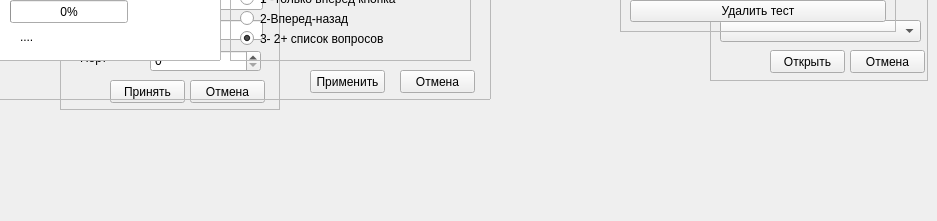
      <widget class="QWidget" name="tab_2">
       <property name="styleSheet">
        <string notr="true"/>
       </property>
       <attribute name="title">
        <string> Текст</string>
       </attribute>
       <widget class="QFrame" name="frame_9">
        <property name="geometry">
         <rect>
          <x>60</x>
          <y>-80</y>
          <width>220</width>
          <height>190</height>
         </rect>
        </property>
        <property name="minimumSize">
         <size>
          <width>220</width>
          <height>190</height>
         </size>
        </property>
        <property name="maximumSize">
         <size>
          <width>220</width>
          <height>190</height>
         </size>
        </property>
        <property name="frameShape">
         <enum>QFrame::StyledPanel</enum>
        </property>
        <property name="frameShadow">
         <enum>QFrame::Raised</enum>
        </property>
        <widget class="QLineEdit" name="lineEdit">
         <property name="geometry">
          <rect>
           <x>90</x>
           <y>10</y>
           <width>113</width>
           <height>20</height>
          </rect>
         </property>
         <property name="text">
          <string>localhost</string>
         </property>
        </widget>
        <widget class="QLineEdit" name="lineEdit_2">
         <property name="geometry">
          <rect>
           <x>90</x>
           <y>40</y>
           <width>113</width>
           <height>20</height>
          </rect>
         </property>
         <property name="text">
          <string>root</string>
         </property>
        </widget>
        <widget class="QLineEdit" name="lineEdit_3">
         <property name="geometry">
          <rect>
           <x>90</x>
           <y>70</y>
           <width>113</width>
           <height>20</height>
          </rect>
         </property>
         <property name="text">
          <string>pass</string>
         </property>
         <property name="echoMode">
          <enum>QLineEdit::Password</enum>
         </property>
        </widget>
        <widget class="QLineEdit" name="lineEdit_4">
         <property name="geometry">
          <rect>
           <x>90</x>
           <y>100</y>
           <width>113</width>
           <height>20</height>
          </rect>
         </property>
         <property name="text">
          <string>test</string>
         </property>
        </widget>
        <widget class="QLabel" name="label">
         <property name="geometry">
          <rect>
           <x>20</x>
           <y>10</y>
           <width>71</width>
           <height>16</height>
          </rect>
         </property>
         <property name="text">
          <string>Хост</string>
         </property>
        </widget>
        <widget class="QLabel" name="label_3">
         <property name="geometry">
          <rect>
           <x>20</x>
           <y>40</y>
           <width>71</width>
           <height>16</height>
          </rect>
         </property>
         <property name="text">
          <string>Логин</string>
         </property>
        </widget>
        <widget class="QLabel" name="label_4">
         <property name="geometry">
          <rect>
           <x>20</x>
           <y>70</y>
           <width>71</width>
           <height>16</height>
          </rect>
         </property>
         <property name="text">
          <string>Пароль</string>
         </property>
        </widget>
        <widget class="QLabel" name="label_5">
         <property name="geometry">
          <rect>
           <x>20</x>
           <y>100</y>
           <width>71</width>
           <height>16</height>
          </rect>
         </property>
         <property name="text">
          <string>База</string>
         </property>
        </widget>
        <widget class="QSpinBox" name="spinBox">
         <property name="geometry">
          <rect>
           <x>90</x>
           <y>130</y>
           <width>111</width>
           <height>22</height>
          </rect>
         </property>
         <property name="maximum">
          <number>9999999</number>
         </property>
        </widget>
        <widget class="QLabel" name="label_6">
         <property name="geometry">
          <rect>
           <x>20</x>
           <y>130</y>
           <width>41</width>
           <height>16</height>
          </rect>
         </property>
         <property name="text">
          <string>Порт</string>
         </property>
        </widget>
        <widget class="QPushButton" name="pushButton_10">
         <property name="geometry">
          <rect>
           <x>50</x>
           <y>160</y>
           <width>75</width>
           <height>23</height>
          </rect>
         </property>
         <property name="text">
          <string>Принять</string>
         </property>
        </widget>
        <widget class="QPushButton" name="pushButton_35">
         <property name="geometry">
          <rect>
           <x>130</x>
           <y>160</y>
           <width>75</width>
           <height>23</height>
          </rect>
         </property>
         <property name="text">
          <string>Отмена</string>
         </property>
        </widget>
       </widget>
       <widget class="QFrame" name="frame_6">
        <property name="geometry">
         <rect>
          <x>710</x>
          <y>-10</y>
          <width>218</width>
          <height>91</height>
         </rect>
        </property>
        <property name="minimumSize">
         <size>
          <width>218</width>
          <height>91</height>
         </size>
        </property>
        <property name="maximumSize">
         <size>
          <width>203</width>
          <height>91</height>
         </size>
        </property>
        <property name="frameShape">
         <enum>QFrame::StyledPanel</enum>
        </property>
        <property name="frameShadow">
         <enum>QFrame::Raised</enum>
        </property>
        <widget class="QComboBox" name="comboBox">
         <property name="geometry">
          <rect>
           <x>10</x>
           <y>30</y>
           <width>201</width>
           <height>22</height>
          </rect>
         </property>
        </widget>
        <widget class="QLabel" name="label_7">
         <property name="geometry">
          <rect>
           <x>10</x>
           <y>10</y>
           <width>201</width>
           <height>16</height>
          </rect>
         </property>
         <property name="text">
          <string>Выбрать тест</string>
         </property>
        </widget>
        <widget class="QPushButton" name="pushButton_7">
         <property name="geometry">
          <rect>
           <x>60</x>
           <y>60</y>
           <width>75</width>
           <height>23</height>
          </rect>
         </property>
         <property name="text">
          <string>Открыть</string>
         </property>
        </widget>
        <widget class="QPushButton" name="pushButton_22">
         <property name="geometry">
          <rect>
           <x>140</x>
           <y>60</y>
           <width>75</width>
           <height>23</height>
          </rect>
         </property>
         <property name="text">
          <string>Отмена</string>
         </property>
        </widget>
       </widget>
       <widget class="QComboBox" name="comboBox_2">
        <property name="geometry">
         <rect>
          <x>20</x>
          <y>10</y>
          <width>69</width>
          <height>22</height>
         </rect>
        </property>
       </widget>
       <widget class="QFrame" name="frame_ts">
        <property name="geometry">
         <rect>
          <x>-60</x>
          <y>-90</y>
          <width>551</width>
          <height>190</height>
         </rect>
        </property>
        <property name="minimumSize">
         <size>
          <width>551</width>
          <height>190</height>
         </size>
        </property>
        <property name="maximumSize">
         <size>
          <width>900</width>
          <height>171</height>
         </size>
        </property>
        <property name="frameShape">
         <enum>QFrame::StyledPanel</enum>
        </property>
        <property name="frameShadow">
         <enum>QFrame::Raised</enum>
        </property>
        <widget class="QLineEdit" name="lineEdit_5">
         <property name="geometry">
          <rect>
           <x>10</x>
           <y>30</y>
           <width>181</width>
           <height>20</height>
          </rect>
         </property>
        </widget>
        <widget class="QTextEdit" name="textEdit">
         <property name="geometry">
          <rect>
           <x>10</x>
           <y>70</y>
           <width>271</width>
           <height>81</height>
          </rect>
         </property>
        </widget>
        <widget class="QPushButton" name="pushButton_23">
         <property name="geometry">
          <rect>
           <x>370</x>
           <y>160</y>
           <width>75</width>
           <height>23</height>
          </rect>
         </property>
         <property name="text">
          <string>Применить</string>
         </property>
        </widget>
        <widget class="QPushButton" name="pushButton_24">
         <property name="geometry">
          <rect>
           <x>460</x>
           <y>160</y>
           <width>75</width>
           <height>23</height>
          </rect>
         </property>
         <property name="text">
          <string>Отмена</string>
         </property>
        </widget>
        <widget class="QLabel" name="label_8">
         <property name="geometry">
          <rect>
           <x>10</x>
           <y>11</y>
           <width>81</width>
           <height>16</height>
          </rect>
         </property>
         <property name="text">
          <string>Имя теста</string>
         </property>
        </widget>
        <widget class="QLabel" name="label_9">
         <property name="geometry">
          <rect>
           <x>10</x>
           <y>50</y>
           <width>121</width>
           <height>16</height>
          </rect>
         </property>
         <property name="text">
          <string>Описание теста</string>
         </property>
        </widget>
        <widget class="QFrame" name="frame_14">
         <property name="geometry">
          <rect>
           <x>290</x>
           <y>10</y>
           <width>241</width>
           <height>141</height>
          </rect>
         </property>
         <property name="frameShape">
          <enum>QFrame::StyledPanel</enum>
         </property>
         <property name="frameShadow">
          <enum>QFrame::Raised</enum>
         </property>
         <widget class="QCheckBox" name="checkBox_2">
          <property name="geometry">
           <rect>
            <x>10</x>
            <y>10</y>
            <width>201</width>
            <height>17</height>
           </rect>
          </property>
          <property name="text">
           <string>Перемешивать вопросы</string>
          </property>
         </widget>
         <widget class="QCheckBox" name="checkBox_3">
          <property name="geometry">
           <rect>
            <x>10</x>
            <y>30</y>
            <width>211</width>
            <height>17</height>
           </rect>
          </property>
          <property name="text">
           <string>Перемешивать ответы</string>
          </property>
         </widget>
         <widget class="QRadioButton" name="radioButton">
          <property name="geometry">
           <rect>
            <x>10</x>
            <y>70</y>
            <width>191</width>
            <height>17</height>
           </rect>
          </property>
          <property name="text">
           <string>1 -Только вперед кнопка</string>
          </property>
          <property name="checked">
           <bool>false</bool>
          </property>
         </widget>
         <widget class="QRadioButton" name="radioButton_2">
          <property name="geometry">
           <rect>
            <x>10</x>
            <y>90</y>
            <width>151</width>
            <height>17</height>
           </rect>
          </property>
          <property name="text">
           <string>2-Вперед-назад</string>
          </property>
         </widget>
         <widget class="QRadioButton" name="radioButton_3">
          <property name="geometry">
           <rect>
            <x>10</x>
            <y>110</y>
            <width>201</width>
            <height>17</height>
           </rect>
          </property>
          <property name="text">
           <string>3- 2+ список вопросов</string>
          </property>
          <property name="checked">
           <bool>true</bool>
          </property>
         </widget>
         <widget class="QCheckBox" name="checkBox_5">
          <property name="geometry">
           <rect>
            <x>10</x>
            <y>50</y>
            <width>211</width>
            <height>17</height>
           </rect>
          </property>
          <property name="text">
           <string>Показывать изображения</string>
          </property>
         </widget>
        </widget>
        <widget class="QTimeEdit" name="timeEdit">
         <property name="geometry">
          <rect>
           <x>210</x>
           <y>27</y>
           <width>71</width>
           <height>25</height>
          </rect>
         </property>
         <property name="minimumSize">
          <size>
           <width>0</width>
           <height>25</height>
          </size>
         </property>
         <property name="readOnly">
          <bool>false</bool>
         </property>
         <property name="buttonSymbols">
          <enum>QAbstractSpinBox::NoButtons</enum>
         </property>
         <property name="displayFormat">
          <string>HH.mm.ss</string>
         </property>
        </widget>
        <widget class="QLabel" name="label_14">
         <property name="geometry">
          <rect>
           <x>210</x>
           <y>10</y>
           <width>51</width>
           <height>16</height>
          </rect>
         </property>
         <property name="text">
          <string>Время</string>
         </property>
        </widget>
        <widget class="QCheckBox" name="checkBox_4">
         <property name="geometry">
          <rect>
           <x>267</x>
           <y>6</y>
           <width>16</width>
           <height>22</height>
          </rect>
         </property>
         <property name="text">
          <string/>
         </property>
        </widget>
       </widget>
       <widget class="QFrame" name="frame_15">
        <property name="geometry">
         <rect>
          <x>620</x>
          <y>-180</y>
          <width>276</width>
          <height>212</height>
         </rect>
        </property>
        <property name="frameShape">
         <enum>QFrame::StyledPanel</enum>
        </property>
        <property name="frameShadow">
         <enum>QFrame::Raised</enum>
        </property>
        <layout class="QVBoxLayout" name="verticalLayout">
         <item>
          <widget class="QListWidget" name="listWidget_2"/>
         </item>
         <item>
          <widget class="QPushButton" name="pushButton_27">
           <property name="text">
            <string>Удалить тест</string>
           </property>
          </widget>
         </item>
        </layout>
       </widget>
       <widget class="QProgressBar" name="progressBar">
        <property name="geometry">
         <rect>
          <x>10</x>
          <y>0</y>
          <width>118</width>
          <height>23</height>
         </rect>
        </property>
        <property name="value">
         <number>0</number>
        </property>
       </widget>
       <widget class="QLabel" name="label_13">
        <property name="geometry">
         <rect>
          <x>20</x>
          <y>30</y>
          <width>46</width>
          <height>13</height>
         </rect>
        </property>
        <property name="text">
         <string>....</string>
        </property>
       </widget>
      </widget>
